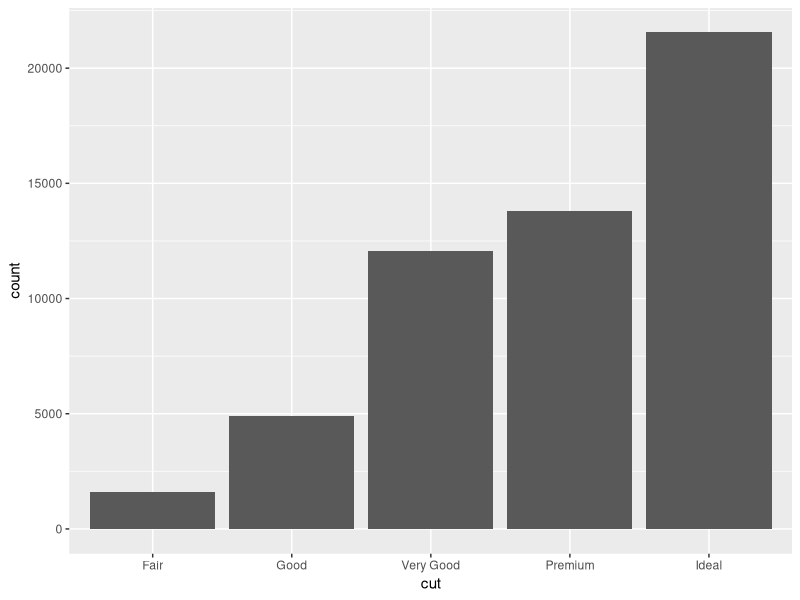
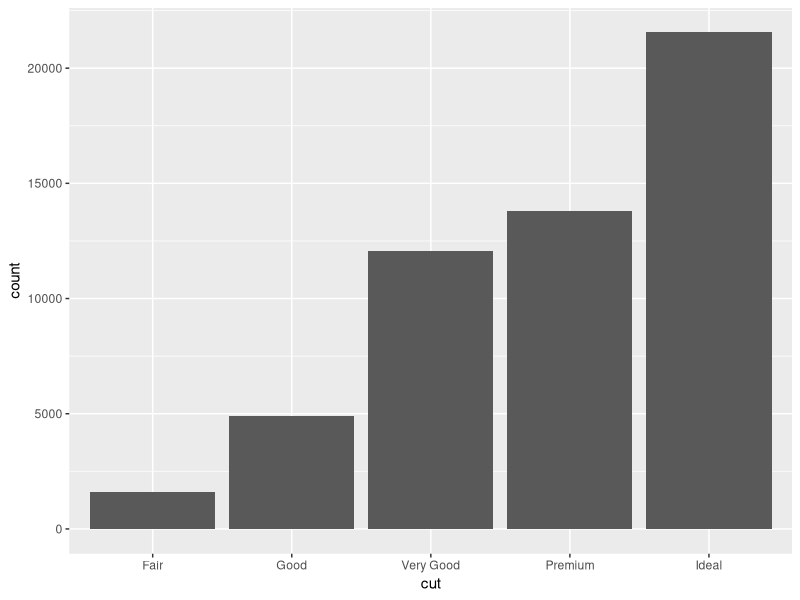
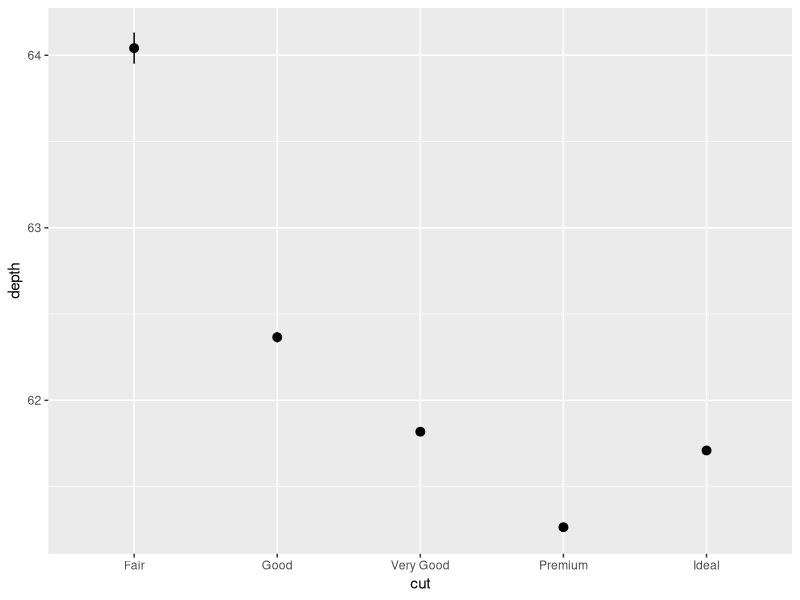
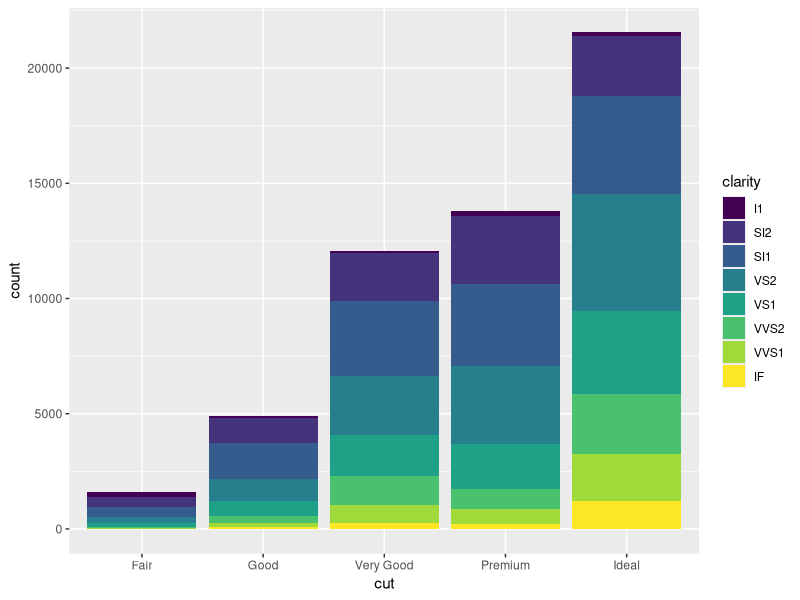
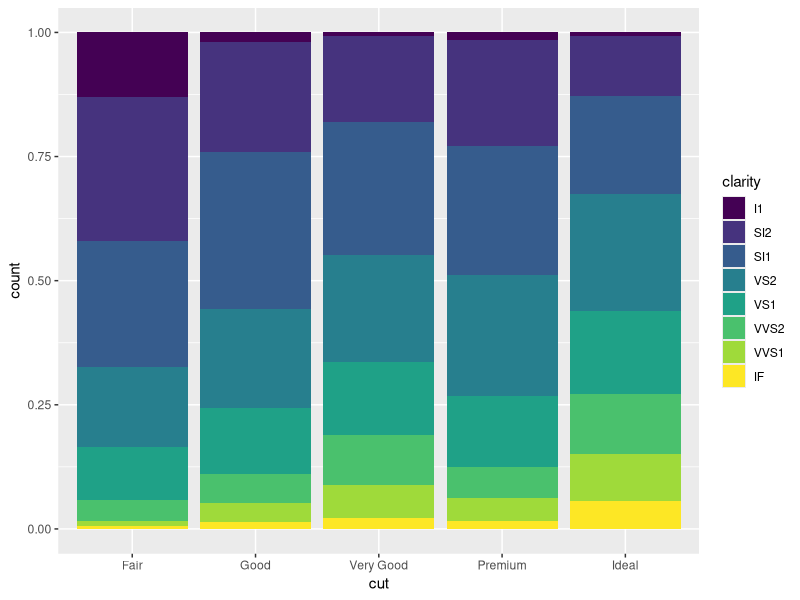
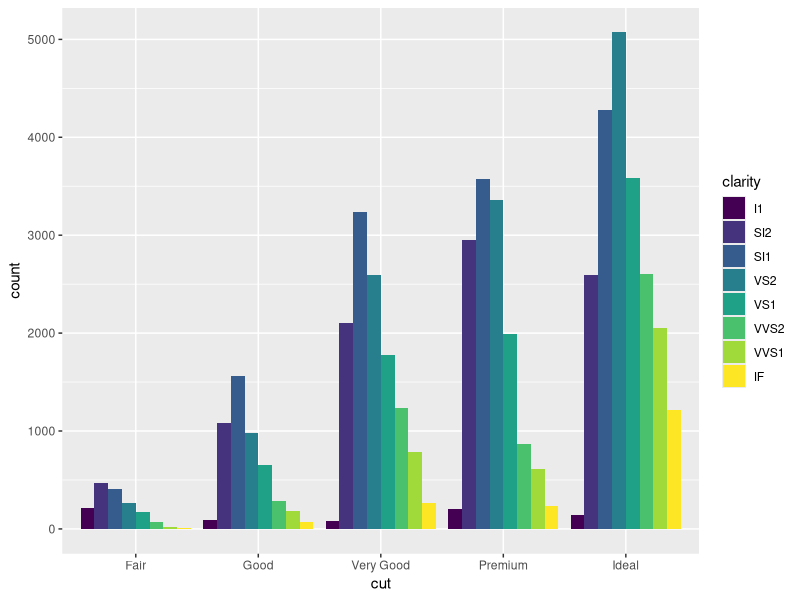
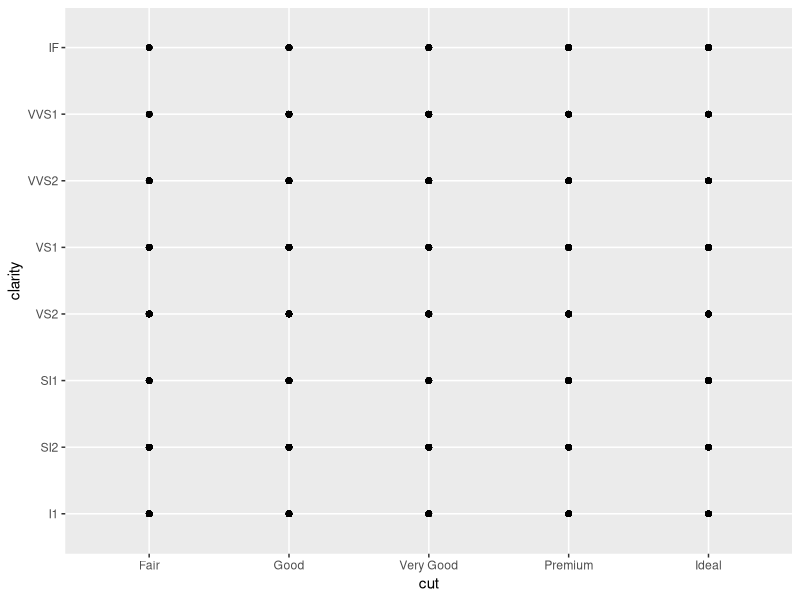
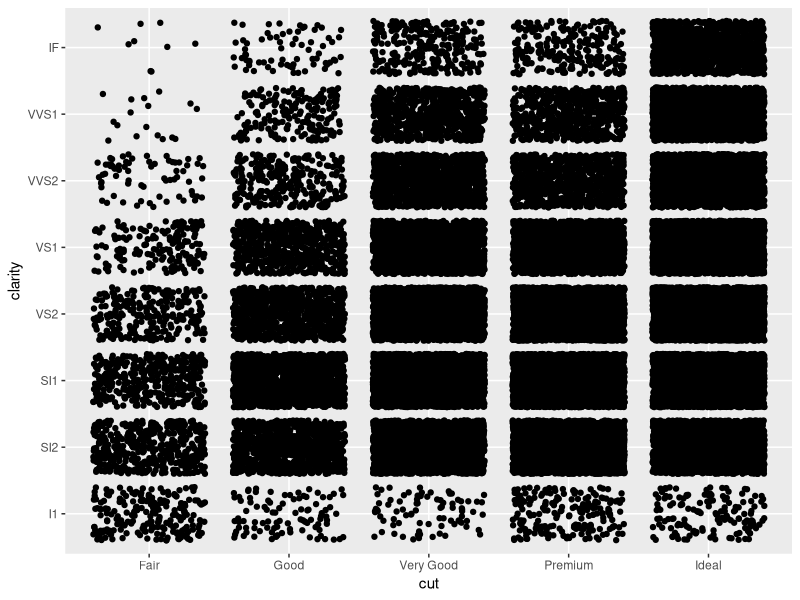

Source code (R) for these figures, in order:
# Exercise 2: advanced ggplot2 practice

# Install and load the `ggplot2` package
#install.packages('ggplot2')
library(ggplot2)

# For this exercise you will again be working with the `diamonds` data set.
# Use `?diamonds` to review details about this data set
?diamonds

## Statistical Transformations

# Draw a bar chart of the diamonds data, organized by cut
# Each bar's height is based on the "count" (number) of diamonds with that cut
ggplot(data = diamonds) +
    geom_bar(mapping = aes(x = cut))

# Use the `stat_count` to apply the statistical transformation "count" to the
# diamonds by cut. You do not need a separate geometry layer!
ggplot(data = diamonds) +
    stat_count(mapping = aes(x = cut))

# Use the `stat_summary` function to draw a chart with a summary layer.
# Map the x-position to diamond `cut`, and the y-position to diamond `depth`
# Bonus: use `min` as the function ymin, `max` as the function ymax, and `median`
# as the function y
ggplot(data = diamonds) +
    stat_summary(mapping = aes(x = cut, y = depth))


## Position Adjustments

# Draw a bar chart of diamonds organized by cut, with each bar filled by clarity.
# You should see a _stacked_ bar chart.
ggplot(data = diamonds) +
    geom_bar(mapping = aes(x = cut, fill = clarity))

# Draw the same chart again, but with each element positioned to "fill" the y axis
ggplot(data = diamonds) +
    geom_bar(mapping = aes(x = cut, fill = clarity), position = "fill")

# Draw the same chart again, but with each element positioned to "dodge" each other
ggplot(data = diamonds) +
    geom_bar(mapping = aes(x = cut, fill = clarity), position = "dodge")

# Draw a plot with point geometry with the x-position mapped to `cut` and the
# y-position mapped to `clarity`
# This creates a "grid" grouping the points
ggplot(data = diamonds) +
    geom_point(mapping = aes(x = cut, y = clarity))

# Use the "jitter" position adjustment to keep the points from all overlapping!
# (This works a little better with a sample of diamond data, such as from the
# previous exercise).
ggplot(data = diamonds) +
    geom_point(mapping = aes(x = cut, y = clarity), position = "jitter")


## Scales

# Draw a "boxplot" (with `geom_boxplot`) for the diamond's price (y) by color (x)
ggplot(data = diamonds) +
    geom_boxplot(mapping = aes(x = color, y = price))

# This has a lot of outliers, making it harder to read. To fix this, draw the
# same plot but with a _logarithmic_ scale for the y axis.
ggplot(data = diamonds) +
    geom_boxplot(mapping = aes(x = color, y = price)) +
    scale_y_log10()

# For another version, draw the same plot but with `violin` geometry instead of
# `boxplot` geometry!
# How does the logarithmic scale change the data presentation?
ggplot(data = diamonds) +
    geom_violin(mapping = aes(x = color, y = price)) +
    scale_y_log10()

# Another interesting plot: draw a plot of the diamonds price (y) by carat (x),
# using a heatmap of 2d bins (geom_bin2d)
# What happens when you make the x and y channels scale logarithmically?


# Draw a scatter plot for the diamonds price (y) by carat (x). Color each point
# by the clarity (Remember, this will take a while. Use a sample of the diamonds
# for faster results)


# Change the color of the previous plot using a ColorBrewer scale of your choice.
# What looks nice?



## Coordinate Systems

# Draw a bar chart with x-position and fill color BOTH mapped to cut
# For best results, SET the `width` of the geometry to be 1 (fill plot, no space
# between)
# TIP: You can save the plot to a variable for easier modifications


# Draw the same chart, but with the coordinate system flipped


# Draw the same chart, but in a polar coordinate system. It's a Coxcomb chart!



## Facets

# Take the scatter plot of price by carat data (colored by clarity) and add
# _facets_ based on the diamond's `color`



## Saving Plots

# Use the `ggsave()` function to save the current (recent) plot to disk.
# Name the output file "my-plot.png".
# Make sure you've set the working directory!!

